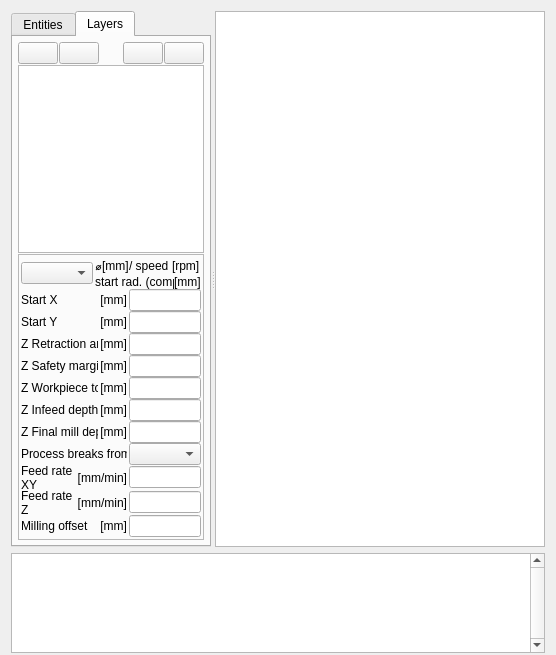
  <widget class="QWidget" name="centralwidget">
   <layout class="QVBoxLayout" name="verticalLayout">
    <property name="spacing">
     <number>6</number>
    </property>
    <property name="bottomMargin">
     <number>2</number>
    </property>
    <item>
     <widget class="QSplitter" name="splitter">
      <property name="orientation">
       <enum>Qt::Horizontal</enum>
      </property>
      <property name="childrenCollapsible">
       <bool>false</bool>
      </property>
      <widget class="QTabWidget" name="mytabWidget">
       <property name="sizePolicy">
        <sizepolicy hsizetype="Preferred" vsizetype="Expanding">
         <horstretch>2</horstretch>
         <verstretch>0</verstretch>
        </sizepolicy>
       </property>
       <property name="minimumSize">
        <size>
         <width>200</width>
         <height>0</height>
        </size>
       </property>
       <property name="autoFillBackground">
        <bool>false</bool>
       </property>
       <property name="currentIndex">
        <number>1</number>
       </property>
       <widget class="QWidget" name="tab">
        <attribute name="title">
         <string>Entities</string>
        </attribute>
        <layout class="QVBoxLayout" name="verticalLayout_3">
         <item>
          <layout class="QHBoxLayout" name="horizontalLayout_5">
           <property name="spacing">
            <number>1</number>
           </property>
           <item>
            <widget class="QPushButton" name="blocksCollapsePushButton">
             <property name="sizePolicy">
              <sizepolicy hsizetype="Fixed" vsizetype="Fixed">
               <horstretch>0</horstretch>
               <verstretch>0</verstretch>
              </sizepolicy>
             </property>
             <property name="toolTip">
              <string>Collapse all items</string>
             </property>
             <property name="icon">
              <iconset resource="dxf2gcode_images.qrc">
               <normaloff>:/images/collapse-all.png</normaloff>:/images/collapse-all.png</iconset>
             </property>
             <property name="iconSize">
              <size>
               <width>24</width>
               <height>24</height>
              </size>
             </property>
            </widget>
           </item>
           <item>
            <widget class="QPushButton" name="blocksExpandPushButton">
             <property name="sizePolicy">
              <sizepolicy hsizetype="Fixed" vsizetype="Fixed">
               <horstretch>0</horstretch>
               <verstretch>0</verstretch>
              </sizepolicy>
             </property>
             <property name="toolTip">
              <string>Expand all items</string>
             </property>
             <property name="icon">
              <iconset resource="dxf2gcode_images.qrc">
               <normaloff>:/images/expand-all.png</normaloff>:/images/expand-all.png</iconset>
             </property>
             <property name="iconSize">
              <size>
               <width>24</width>
               <height>24</height>
              </size>
             </property>
            </widget>
           </item>
           <item>
            <spacer name="horizontalSpacer_2">
             <property name="orientation">
              <enum>Qt::Horizontal</enum>
             </property>
             <property name="sizeHint" stdset="0">
              <size>
               <width>13</width>
               <height>20</height>
              </size>
             </property>
            </spacer>
           </item>
          </layout>
         </item>
         <item>
          <widget class="TreeView" name="entitiesTreeView">
           <property name="sizePolicy">
            <sizepolicy hsizetype="Preferred" vsizetype="Expanding">
             <horstretch>0</horstretch>
             <verstretch>0</verstretch>
            </sizepolicy>
           </property>
          </widget>
         </item>
        </layout>
       </widget>
       <widget class="QWidget" name="tab_2">
        <attribute name="title">
         <string>Layers</string>
        </attribute>
        <layout class="QVBoxLayout" name="verticalLayout_5">
         <property name="spacing">
          <number>1</number>
         </property>
         <property name="leftMargin">
          <number>5</number>
         </property>
         <property name="topMargin">
          <number>5</number>
         </property>
         <property name="rightMargin">
          <number>5</number>
         </property>
         <property name="bottomMargin">
          <number>5</number>
         </property>
         <item>
          <layout class="QHBoxLayout" name="horizontalLayout_4">
           <property name="spacing">
            <number>1</number>
           </property>
           <item>
            <widget class="QPushButton" name="layersCollapsePushButton">
             <property name="sizePolicy">
              <sizepolicy hsizetype="Fixed" vsizetype="Fixed">
               <horstretch>0</horstretch>
               <verstretch>0</verstretch>
              </sizepolicy>
             </property>
             <property name="toolTip">
              <string>Collapse all items</string>
             </property>
             <property name="icon">
              <iconset resource="dxf2gcode_images.qrc">
               <normaloff>:/images/collapse-all.png</normaloff>:/images/collapse-all.png</iconset>
             </property>
             <property name="iconSize">
              <size>
               <width>24</width>
               <height>24</height>
              </size>
             </property>
            </widget>
           </item>
           <item>
            <widget class="QPushButton" name="layersExpandPushButton">
             <property name="sizePolicy">
              <sizepolicy hsizetype="Fixed" vsizetype="Fixed">
               <horstretch>0</horstretch>
               <verstretch>0</verstretch>
              </sizepolicy>
             </property>
             <property name="toolTip">
              <string>Expand all items</string>
             </property>
             <property name="icon">
              <iconset resource="dxf2gcode_images.qrc">
               <normaloff>:/images/expand-all.png</normaloff>:/images/expand-all.png</iconset>
             </property>
             <property name="iconSize">
              <size>
               <width>24</width>
               <height>24</height>
              </size>
             </property>
            </widget>
           </item>
           <item>
            <spacer name="horizontalSpacer">
             <property name="orientation">
              <enum>Qt::Horizontal</enum>
             </property>
             <property name="sizeHint" stdset="0">
              <size>
               <width>13</width>
               <height>20</height>
              </size>
             </property>
            </spacer>
           </item>
           <item>
            <widget class="QPushButton" name="layersGoUpPushButton">
             <property name="sizePolicy">
              <sizepolicy hsizetype="Fixed" vsizetype="Fixed">
               <horstretch>0</horstretch>
               <verstretch>0</verstretch>
              </sizepolicy>
             </property>
             <property name="toolTip">
              <string>Move-up the selected shape/layer</string>
             </property>
             <property name="icon">
              <iconset resource="dxf2gcode_images.qrc">
               <normaloff>:/images/go-up.png</normaloff>:/images/go-up.png</iconset>
             </property>
             <property name="iconSize">
              <size>
               <width>24</width>
               <height>24</height>
              </size>
             </property>
            </widget>
           </item>
           <item>
            <widget class="QPushButton" name="layersGoDownPushButton">
             <property name="sizePolicy">
              <sizepolicy hsizetype="Fixed" vsizetype="Fixed">
               <horstretch>0</horstretch>
               <verstretch>0</verstretch>
              </sizepolicy>
             </property>
             <property name="toolTip">
              <string>Move-down the selected shape/layer</string>
             </property>
             <property name="icon">
              <iconset resource="dxf2gcode_images.qrc">
               <normaloff>:/images/go-down.png</normaloff>:/images/go-down.png</iconset>
             </property>
             <property name="iconSize">
              <size>
               <width>24</width>
               <height>24</height>
              </size>
             </property>
            </widget>
           </item>
          </layout>
         </item>
         <item>
          <widget class="TreeView" name="layersShapesTreeView">
           <property name="sizePolicy">
            <sizepolicy hsizetype="Preferred" vsizetype="Expanding">
             <horstretch>0</horstretch>
             <verstretch>0</verstretch>
            </sizepolicy>
           </property>
          </widget>
         </item>
         <item>
          <widget class="QFrame" name="millSettingsFrame">
           <property name="frameShape">
            <enum>QFrame::StyledPanel</enum>
           </property>
           <property name="frameShadow">
            <enum>QFrame::Raised</enum>
           </property>
           <property name="lineWidth">
            <number>0</number>
           </property>
           <layout class="QVBoxLayout" name="verticalLayout_4">
            <property name="spacing">
             <number>0</number>
            </property>
            <property name="leftMargin">
             <number>2</number>
            </property>
            <property name="topMargin">
             <number>2</number>
            </property>
            <property name="rightMargin">
             <number>2</number>
            </property>
            <property name="bottomMargin">
             <number>2</number>
            </property>
            <item>
             <layout class="QHBoxLayout" name="horizontalLayout_3">
              <property name="spacing">
               <number>2</number>
              </property>
              <item>
               <widget class="QComboBox" name="toolDiameterComboBox">
                <property name="sizePolicy">
                 <sizepolicy hsizetype="Preferred" vsizetype="Fixed">
                  <horstretch>0</horstretch>
                  <verstretch>0</verstretch>
                 </sizepolicy>
                </property>
                <property name="maxVisibleItems">
                 <number>20</number>
                </property>
               </widget>
              </item>
              <item>
               <layout class="QVBoxLayout" name="verticalLayout_2">
                <property name="spacing">
                 <number>0</number>
                </property>
                <item>
                 <layout class="QHBoxLayout" name="horizontalLayout">
                  <item>
                   <widget class="QLabel" name="label_11">
                    <property name="sizePolicy">
                     <sizepolicy hsizetype="Maximum" vsizetype="Preferred">
                      <horstretch>0</horstretch>
                      <verstretch>0</verstretch>
                     </sizepolicy>
                    </property>
                    <property name="text">
                     <string notr="true">⌀</string>
                    </property>
                    <property name="textFormat">
                     <enum>Qt::PlainText</enum>
                    </property>
                   </widget>
                  </item>
                  <item>
                   <widget class="QLabel" name="toolDiameterLabel">
                    <property name="sizePolicy">
                     <sizepolicy hsizetype="Maximum" vsizetype="Preferred">
                      <horstretch>0</horstretch>
                      <verstretch>0</verstretch>
                     </sizepolicy>
                    </property>
                    <property name="text">
                     <string notr="true">[mm]</string>
                    </property>
                   </widget>
                  </item>
                  <item>
                   <widget class="QLabel" name="label_12">
                    <property name="sizePolicy">
                     <sizepolicy hsizetype="Maximum" vsizetype="Preferred">
                      <horstretch>0</horstretch>
                      <verstretch>0</verstretch>
                     </sizepolicy>
                    </property>
                    <property name="text">
                     <string>/ speed </string>
                    </property>
                   </widget>
                  </item>
                  <item>
                   <widget class="QLabel" name="toolSpeedLabel">
                    <property name="sizePolicy">
                     <sizepolicy hsizetype="Maximum" vsizetype="Preferred">
                      <horstretch>0</horstretch>
                      <verstretch>0</verstretch>
                     </sizepolicy>
                    </property>
                    <property name="text">
                     <string notr="true">[rpm]</string>
                    </property>
                   </widget>
                  </item>
                 </layout>
                </item>
                <item>
                 <layout class="QHBoxLayout" name="horizontalLayout_2">
                  <item>
                   <widget class="QLabel" name="label_13">
                    <property name="sizePolicy">
                     <sizepolicy hsizetype="Maximum" vsizetype="Preferred">
                      <horstretch>0</horstretch>
                      <verstretch>0</verstretch>
                     </sizepolicy>
                    </property>
                    <property name="text">
                     <string>start rad. (comp) </string>
                    </property>
                   </widget>
                  </item>
                  <item>
                   <widget class="QLabel" name="startRadiusLabel">
                    <property name="sizePolicy">
                     <sizepolicy hsizetype="Maximum" vsizetype="Preferred">
                      <horstretch>0</horstretch>
                      <verstretch>0</verstretch>
                     </sizepolicy>
                    </property>
                    <property name="text">
                     <string notr="true">[mm]</string>
                    </property>
                   </widget>
                  </item>
                 </layout>
                </item>
               </layout>
              </item>
             </layout>
            </item>
            <item>
             <layout class="QGridLayout" name="gridLayout" columnstretch="0,0">
              <property name="horizontalSpacing">
               <number>2</number>
              </property>
              <property name="verticalSpacing">
               <number>0</number>
              </property>
              <item row="4" column="1">
               <widget class="QLineEdit" name="zInitialMillDepthLineEdit">
                <property name="sizePolicy">
                 <sizepolicy hsizetype="Preferred" vsizetype="Fixed">
                  <horstretch>0</horstretch>
                  <verstretch>0</verstretch>
                 </sizepolicy>
                </property>
                <property name="toolTip">
                 <string>Milling will start at Z = &quot;Workpiece top Z&quot; - &quot;Z infeed depth&quot;</string>
                </property>
               </widget>
              </item>
              <item row="8" column="0">
               <layout class="QHBoxLayout" name="horizontalLayout_13">
                <property name="spacing">
                 <number>2</number>
                </property>
                <property name="leftMargin">
                 <number>0</number>
                </property>
                <property name="rightMargin">
                 <number>0</number>
                </property>
                <item>
                 <widget class="QLabel" name="label_7">
                  <property name="text">
                   <string>Feed rate XY</string>
                  </property>
                  <property name="wordWrap">
                   <bool>true</bool>
                  </property>
                 </widget>
                </item>
                <item>
                 <widget class="QLabel" name="unitLabel_8">
                  <property name="text">
                   <string notr="true">[mm/min]</string>
                  </property>
                  <property name="alignment">
                   <set>Qt::AlignRight|Qt::AlignTrailing|Qt::AlignVCenter</set>
                  </property>
                 </widget>
                </item>
               </layout>
              </item>
              <item row="6" column="0">
               <layout class="QHBoxLayout" name="horizontalLayout_12">
                <property name="spacing">
                 <number>2</number>
                </property>
                <property name="leftMargin">
                 <number>0</number>
                </property>
                <property name="rightMargin">
                 <number>0</number>
                </property>
                <item>
                 <widget class="QLabel" name="label_8">
                  <property name="text">
                   <string>Z Final mill depth</string>
                  </property>
                 </widget>
                </item>
                <item>
                 <widget class="QLabel" name="unitLabel_7">
                  <property name="text">
                   <string notr="true">[mm]</string>
                  </property>
                  <property name="alignment">
                   <set>Qt::AlignRight|Qt::AlignTrailing|Qt::AlignVCenter</set>
                  </property>
                 </widget>
                </item>
               </layout>
              </item>
              <item row="5" column="1">
               <widget class="QLineEdit" name="zInfeedDepthLineEdit">
                <property name="sizePolicy">
                 <sizepolicy hsizetype="Preferred" vsizetype="Fixed">
                  <horstretch>0</horstretch>
                  <verstretch>0</verstretch>
                 </sizepolicy>
                </property>
               </widget>
              </item>
              <item row="5" column="0">
               <layout class="QHBoxLayout" name="horizontalLayout_11">
                <property name="spacing">
                 <number>2</number>
                </property>
                <property name="leftMargin">
                 <number>0</number>
                </property>
                <property name="rightMargin">
                 <number>0</number>
                </property>
                <item>
                 <widget class="QLabel" name="label_9">
                  <property name="text">
                   <string>Z Infeed depth</string>
                  </property>
                 </widget>
                </item>
                <item>
                 <widget class="QLabel" name="unitLabel_6">
                  <property name="text">
                   <string notr="true">[mm]</string>
                  </property>
                  <property name="alignment">
                   <set>Qt::AlignRight|Qt::AlignTrailing|Qt::AlignVCenter</set>
                  </property>
                 </widget>
                </item>
               </layout>
              </item>
              <item row="3" column="1">
               <widget class="QLineEdit" name="zSafetyMarginLineEdit">
                <property name="sizePolicy">
                 <sizepolicy hsizetype="Preferred" vsizetype="Fixed">
                  <horstretch>0</horstretch>
                  <verstretch>0</verstretch>
                 </sizepolicy>
                </property>
               </widget>
              </item>
              <item row="6" column="1">
               <widget class="QLineEdit" name="zFinalMillDepthLineEdit">
                <property name="sizePolicy">
                 <sizepolicy hsizetype="Preferred" vsizetype="Fixed">
                  <horstretch>0</horstretch>
                  <verstretch>0</verstretch>
                 </sizepolicy>
                </property>
               </widget>
              </item>
              <item row="7" column="0">
               <layout class="QHBoxLayout" name="horizontalLayout_15">
                <property name="spacing">
                 <number>2</number>
                </property>
                <property name="leftMargin">
                 <number>0</number>
                </property>
                <property name="rightMargin">
                 <number>0</number>
                </property>
                <item>
                 <widget class="QLabel" name="breaksPassLabel">
                  <property name="text">
                   <string>Process breaks from</string>
                  </property>
                 </widget>
                </item>
               </layout>
              </item>
              <item row="7" column="1">
               <widget class="QComboBox" name="breaksPassComboBox">
                <property name="sizePolicy">
                 <sizepolicy hsizetype="Preferred" vsizetype="Fixed">
                  <horstretch>0</horstretch>
                  <verstretch>0</verstretch>
                 </sizepolicy>
                </property>
                <property name="toolTip">
                 <string>Pass from which the break tabs are milled through. Earlier passes cut the unbroken contour. &quot;Last pass&quot; (default) processes the tabs in the final pass, provided it reaches them. &quot;0 - never&quot; keeps the unbroken contour for all passes.</string>
                </property>
                <property name="maxVisibleItems">
                 <number>20</number>
                </property>
               </widget>
              </item>
              <item row="3" column="0">
               <layout class="QHBoxLayout" name="horizontalLayout_9">
                <property name="spacing">
                 <number>2</number>
                </property>
                <property name="leftMargin">
                 <number>0</number>
                </property>
                <property name="rightMargin">
                 <number>0</number>
                </property>
                <item>
                 <widget class="QLabel" name="label_5">
                  <property name="text">
                   <string>Z Safety margin</string>
                  </property>
                 </widget>
                </item>
                <item>
                 <widget class="QLabel" name="unitLabel_4">
                  <property name="text">
                   <string notr="true">[mm]</string>
                  </property>
                  <property name="alignment">
                   <set>Qt::AlignRight|Qt::AlignTrailing|Qt::AlignVCenter</set>
                  </property>
                 </widget>
                </item>
               </layout>
              </item>
              <item row="2" column="1">
               <widget class="QLineEdit" name="zRetractionArealLineEdit">
                <property name="sizePolicy">
                 <sizepolicy hsizetype="Preferred" vsizetype="Fixed">
                  <horstretch>0</horstretch>
                  <verstretch>0</verstretch>
                 </sizepolicy>
                </property>
               </widget>
              </item>
              <item row="2" column="0">
               <layout class="QHBoxLayout" name="horizontalLayout_8">
                <property name="spacing">
                 <number>2</number>
                </property>
                <property name="leftMargin">
                 <number>0</number>
                </property>
                <property name="rightMargin">
                 <number>0</number>
                </property>
                <item>
                 <widget class="QLabel" name="label_6">
                  <property name="text">
                   <string>Z Retraction area</string>
                  </property>
                 </widget>
                </item>
                <item>
                 <widget class="QLabel" name="unitLabel_3">
                  <property name="text">
                   <string notr="true">[mm]</string>
                  </property>
                  <property name="alignment">
                   <set>Qt::AlignRight|Qt::AlignTrailing|Qt::AlignVCenter</set>
                  </property>
                 </widget>
                </item>
               </layout>
              </item>
              <item row="4" column="0">
               <layout class="QHBoxLayout" name="horizontalLayout_10">
                <property name="spacing">
                 <number>2</number>
                </property>
                <property name="leftMargin">
                 <number>0</number>
                </property>
                <property name="rightMargin">
                 <number>0</number>
                </property>
                <item>
                 <widget class="QLabel" name="label_14">
                  <property name="text">
                   <string>Z Workpiece top</string>
                  </property>
                 </widget>
                </item>
                <item>
                 <widget class="QLabel" name="unitLabel_5">
                  <property name="text">
                   <string notr="true">[mm]</string>
                  </property>
                  <property name="alignment">
                   <set>Qt::AlignRight|Qt::AlignTrailing|Qt::AlignVCenter</set>
                  </property>
                 </widget>
                </item>
               </layout>
              </item>
              <item row="9" column="1">
               <widget class="QLineEdit" name="g1FeedZLineEdit">
                <property name="sizePolicy">
                 <sizepolicy hsizetype="Preferred" vsizetype="Fixed">
                  <horstretch>0</horstretch>
                  <verstretch>0</verstretch>
                 </sizepolicy>
                </property>
               </widget>
              </item>
              <item row="0" column="0">
               <layout class="QHBoxLayout" name="horizontalLayout_6">
                <property name="spacing">
                 <number>2</number>
                </property>
                <property name="leftMargin">
                 <number>0</number>
                </property>
                <property name="rightMargin">
                 <number>0</number>
                </property>
                <item>
                 <widget class="QLabel" name="startAtXLabel">
                  <property name="text">
                   <string>Start X</string>
                  </property>
                 </widget>
                </item>
                <item>
                 <widget class="QLabel" name="unitLabel_1">
                  <property name="text">
                   <string notr="true">[mm]</string>
                  </property>
                  <property name="alignment">
                   <set>Qt::AlignRight|Qt::AlignTrailing|Qt::AlignVCenter</set>
                  </property>
                 </widget>
                </item>
               </layout>
              </item>
              <item row="1" column="1">
               <widget class="QLineEdit" name="startAtYLineEdit">
                <property name="sizePolicy">
                 <sizepolicy hsizetype="Preferred" vsizetype="Fixed">
                  <horstretch>0</horstretch>
                  <verstretch>0</verstretch>
                 </sizepolicy>
                </property>
               </widget>
              </item>
              <item row="8" column="1">
               <widget class="QLineEdit" name="g1FeedXYLineEdit">
                <property name="sizePolicy">
                 <sizepolicy hsizetype="Preferred" vsizetype="Fixed">
                  <horstretch>0</horstretch>
                  <verstretch>0</verstretch>
                 </sizepolicy>
                </property>
               </widget>
              </item>
              <item row="9" column="0">
               <layout class="QHBoxLayout" name="horizontalLayout_14">
                <property name="spacing">
                 <number>2</number>
                </property>
                <property name="leftMargin">
                 <number>0</number>
                </property>
                <property name="rightMargin">
                 <number>0</number>
                </property>
                <item>
                 <widget class="QLabel" name="label_10">
                  <property name="text">
                   <string>Feed rate Z</string>
                  </property>
                  <property name="wordWrap">
                   <bool>true</bool>
                  </property>
                 </widget>
                </item>
                <item>
                 <widget class="QLabel" name="unitLabel_9">
                  <property name="text">
                   <string notr="true">[mm/min]</string>
                  </property>
                  <property name="alignment">
                   <set>Qt::AlignRight|Qt::AlignTrailing|Qt::AlignVCenter</set>
                  </property>
                 </widget>
                </item>
               </layout>
              </item>
              <item row="10" column="0">
               <layout class="QHBoxLayout" name="horizontalLayout_16">
                <property name="spacing">
                 <number>2</number>
                </property>
                <property name="leftMargin">
                 <number>0</number>
                </property>
                <property name="rightMargin">
                 <number>0</number>
                </property>
                <item>
                 <widget class="QLabel" name="millingOffsetLabel">
                  <property name="text">
                   <string>Milling offset</string>
                  </property>
                  <property name="wordWrap">
                   <bool>true</bool>
                  </property>
                 </widget>
                </item>
                <item>
                 <widget class="QLabel" name="unitLabel_10">
                  <property name="text">
                   <string notr="true">[mm]</string>
                  </property>
                  <property name="alignment">
                   <set>Qt::AlignRight|Qt::AlignTrailing|Qt::AlignVCenter</set>
                  </property>
                 </widget>
                </item>
               </layout>
              </item>
              <item row="10" column="1">
               <widget class="QLineEdit" name="millingOffsetLineEdit">
                <property name="sizePolicy">
                 <sizepolicy hsizetype="Preferred" vsizetype="Fixed">
                  <horstretch>0</horstretch>
                  <verstretch>0</verstretch>
                 </sizepolicy>
                </property>
                <property name="toolTip">
                 <string>Additional offset added to the cutter compensation (finishing allowance). Positive values leave more material for a following finishing pass, 0 keeps the normal contour. It is applied by the software cutter compensation (option &apos;Cutter compensation is done by machine&apos; unchecked).</string>
                </property>
               </widget>
              </item>
              <item row="1" column="0">
               <layout class="QHBoxLayout" name="horizontalLayout_7">
                <property name="spacing">
                 <number>2</number>
                </property>
                <property name="leftMargin">
                 <number>0</number>
                </property>
                <property name="rightMargin">
                 <number>0</number>
                </property>
                <item>
                 <widget class="QLabel" name="startAtYLabel">
                  <property name="text">
                   <string>Start Y</string>
                  </property>
                 </widget>
                </item>
                <item>
                 <widget class="QLabel" name="unitLabel_2">
                  <property name="text">
                   <string notr="true">[mm]</string>
                  </property>
                  <property name="alignment">
                   <set>Qt::AlignRight|Qt::AlignTrailing|Qt::AlignVCenter</set>
                  </property>
                 </widget>
                </item>
               </layout>
              </item>
              <item row="0" column="1">
               <widget class="QLineEdit" name="startAtXLineEdit">
                <property name="sizePolicy">
                 <sizepolicy hsizetype="Preferred" vsizetype="Fixed">
                  <horstretch>0</horstretch>
                  <verstretch>0</verstretch>
                 </sizepolicy>
                </property>
               </widget>
              </item>
             </layout>
            </item>
           </layout>
          </widget>
         </item>
        </layout>
       </widget>
      </widget>
      <widget class="Canvas" name="canvas">
       <property name="sizePolicy">
        <sizepolicy hsizetype="Expanding" vsizetype="Expanding">
         <horstretch>7</horstretch>
         <verstretch>0</verstretch>
        </sizepolicy>
       </property>
       <property name="minimumSize">
        <size>
         <width>200</width>
         <height>200</height>
        </size>
       </property>
       <property name="contextMenuPolicy">
        <enum>Qt::DefaultContextMenu</enum>
       </property>
      </widget>
     </widget>
    </item>
    <item>
     <widget class="MessageBox" name="messageBox">
      <property name="sizePolicy">
       <sizepolicy hsizetype="Expanding" vsizetype="Fixed">
        <horstretch>0</horstretch>
        <verstretch>0</verstretch>
       </sizepolicy>
      </property>
      <property name="maximumSize">
       <size>
        <width>16777215</width>
        <height>100</height>
       </size>
      </property>
      <property name="verticalScrollBarPolicy">
       <enum>Qt::ScrollBarAlwaysOn</enum>
      </property>
     </widget>
    </item>
   </layout>
  </widget>
